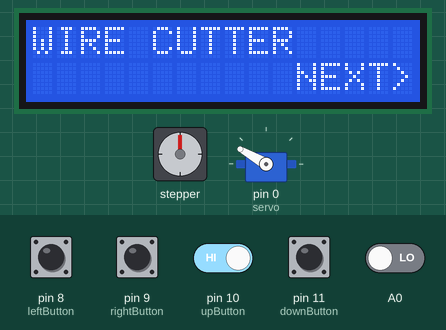
A sketch run on a simulated Arduino Uno, built with avr-gcc and run on an emulated ATmega328P. On the bench: stepper motor, 16×2 character LCD, servo. Wiring (inferred from the names in the program): stepper motor driver (200 steps per turn assumed): step pin 12; direction pin 13. The inputs (shaded band) are chosen by the test bench; at power-on: pin 8 (leftButton), pin 9 (rightButton), pin 10 (upButton), pin 11 (downButton) HIGH, A0 LOW.

Above: at 2.2 s.
2.3 s: pin 9 (rightButton) pulled LOW for 1 s
At 4.4 s:
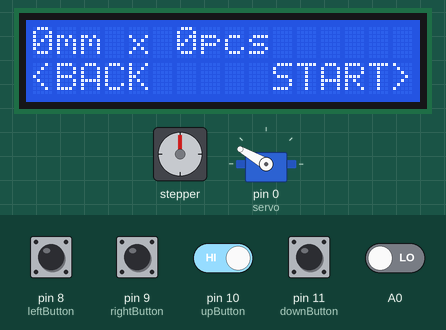
4.9 s: pin 9 (rightButton) pulled LOW for 0.15 s
At 6.3 s:
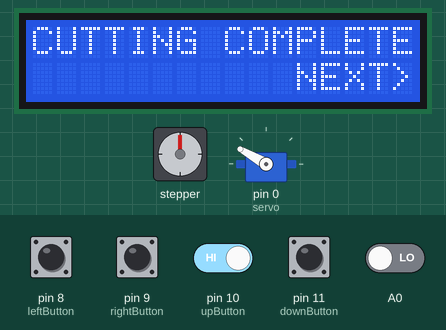
6.6 s: pin 9 (rightButton) driven LOW and pin 10 (upButton) driven LOW
At 8.7 s:
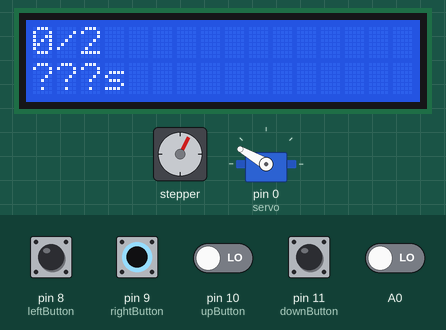
9.6 s: A0 driven HIGH
At 11.9 s:
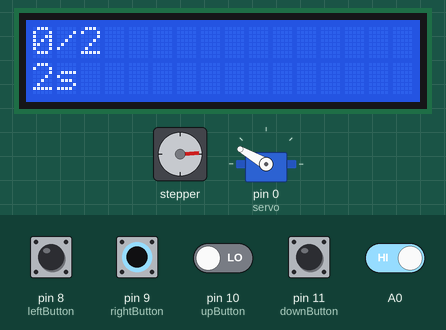
12.6 s: pin 9 (rightButton) driven HIGH
At 15.4 s:
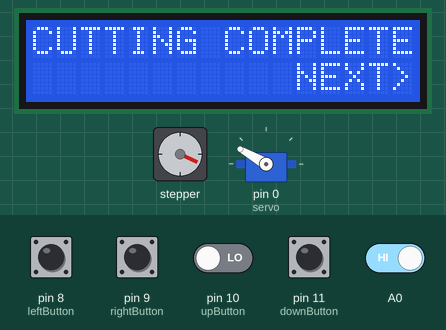
15.6 s: pin 9 (rightButton) driven LOW
At 16.18 s:
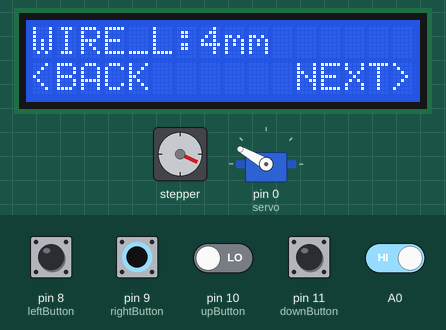
Timing chart, 0 to 22.2 s (numbered marks = the images above; inputs shaded):
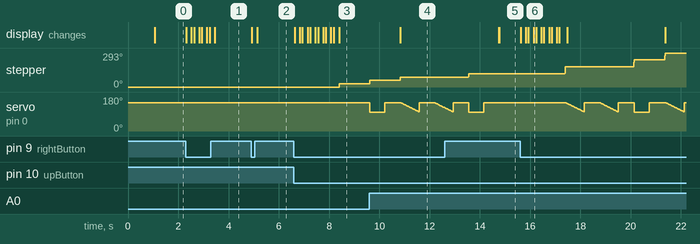

Measured:
- after the input at 2.3 s, the display: first changes at once (image 1 shows a later state)
- after the input at 4.9 s, the display: first changes at once (image 2 shows a later state)
- after the input at 6.6 s, stepper: goes 28° 1.2 s, then 30°, starting after 1.8 s; the display: first changes at once (image 3 shows a later state)
- after the input at 9.6 s, stepper: goes on until 10.8 s, then stays 86°
- after the input at 12.6 s, the display: first differs from a run without the input after 2.2 s (image 5)
- after the input at 15.6 s, stepper: turns 59° clockwise in 0.03 s, then 60° clockwise in 0.03 s, then 59° clockwise in 0.03 s; servo on pin 0 (servo): ramps from 150° to 100° and jumps back, once every 1.4 s; the display: first changes at once (image 6 shows a later state)
- by itself, servo on pin 0 (servo): ramps from 150° to 100° and jumps back, once every 1.2 s

The sketch:

CutterCode.ino
```cpp
/*
 * Name: Denis Leanca
 * Class : CS_207 at the University of Regina *
 *
 * This is an edit by Denis Leanca of the code from the youtube channel "Must Love Science"
 * The changes implemented are:
 *                          a cheaper LCD was implemented with the library included
 *                          The stripping functionality was added by appending a new state in the existing state machine and the cutting state was modified accordingly
 *                          A sense wire was added that needs to be connected to the cutting claw and ground connected to the spool (or length ) of the wire being used.
 *                          This way, when the cutting blade cuts through the insulation, it does not go further.
 *  Materials Used:
 *                  Arduino Uno,
 *                  10k resistor
 *                  Nema17 stpeper motor
 *                  A4988 driver board
 *                  DC to DC variable power supply converter
 *                  a 1602 LCD character display
 *                  4 push buttons
 *                  proto boards
 *                  jumper wires
 *
 *
 */

//------------------------------- librarys ----------------------------------
#include <LiquidCrystal.h> // includes the LiquidCrystal Library
#include <Servo.h>


//------------------------------- lcd ----------------------------------

LiquidCrystal lcd(1, 2, 4, 5, 6, 7); // Creates an LC object. Parameters: (rs, enable, d4, d5, d6, d7)

//------------------------------- stepper ----------------------------------
#define stepPin 12
#define dirPin 13

//------------------------------- servo ----------------------------------
Servo snippers;
#define servo 0
#define openAngle 150
#define closedAngle 100

//------------------------------- input ----------------------------------

#define leftButton 8
#define rightButton 9
#define upButton 10
#define downButton 11

#define senseWire 3

//------------------------------- user settings ----------------------------------
unsigned int wireLength = 0;
unsigned int wireQuantity = 0;
unsigned int stripLength = 0;

//------------------------------- system settings ----------------------------------
int state = 0;
int incrementSpeed = 1;
int previousWireLength = 0;
int previousWireQuantity = 0;
int previousStripLength =0;
//change the mmPerStep thing ?
float mmPerStep = 0.18096;


void setup() {

  lcd.begin(16, 2); //LCD columns and rows

  pinMode(upButton, INPUT_PULLUP);
  pinMode(downButton, INPUT_PULLUP);
  pinMode(leftButton, INPUT_PULLUP);
  pinMode(rightButton, INPUT_PULLUP);

  pinMode(senseWire, INPUT_PULLUP);

  pinMode(stepPin,OUTPUT);
  pinMode(dirPin,OUTPUT);

  snippers.attach(servo);

  snippers.write(openAngle);

  delay(1000);
}

void loop() {


 lcd.clear(); // Clears the display
  if (!digitalRead(rightButton)){
    if(state == 6){
      state = 0;
    }
    else{
      state += 1;
    }
    delay(200);
    lcd.clear();
  }

  if (!digitalRead(leftButton) && state > 0 && state < 5){
    state -=1;
    delay(200);
    lcd.clear();
  }


  switch (state){
    case 0:
      homeScreen();
      break;
    case 1:
       chooseWireLength();
       break;
    case 2:
      chooseWireQuantity();
      break;
    case 3:
      chooseStripLength();
      break;
    case 4:
      confirm();
      break;
    case 5:
      currentlyCutting();
      break;
    case 6:
      finishedCutting();
      break;
  }

}


void homeScreen(){
  lcd.setCursor(0, 0);
  lcd.print("WIRE CUTTER");
  lcd.setCursor(11, 1);
  lcd.print("NEXT>");
  delay(100);
}


void chooseWireLength(){
  wireLength = changeValue(wireLength);

  //clear LCD if required
  if(previousWireLength != wireLength){
    lcd.clear();
    previousWireLength = wireLength;
  }

  //Display information on LCD
  lcd.setCursor(0, 0);
  lcd.print("WIRE_L:" + (String)wireLength + "mm");
  displayNavigation();
}

void chooseWireQuantity(){
  wireQuantity = changeValue(wireQuantity);

  //clear LCD if required
  if(previousWireQuantity != wireQuantity){
    lcd.clear();
    previousWireQuantity = wireQuantity;
  }

  //Display information on LCD
  lcd.setCursor(0, 0);
  lcd.print("WIRE_Q:" + (String)wireQuantity);
  displayNavigation();
}

void chooseStripLength(){

  stripLength = changeValue(stripLength);

  //clear LCD if required
  if(previousStripLength != stripLength){
    lcd.clear();
    previousStripLength = stripLength;
  }

  //Display information on LCD
  lcd.setCursor(0, 0);
  lcd.print("STRIP_L:" + (String)stripLength + "mm");
  displayNavigation();
}


void confirm(){
  lcd.setCursor(0, 0);
  lcd.print((String)wireLength + "mm x " + (String)wireQuantity + "pcs");
  lcd.setCursor(0, 1);
  lcd.print("<BACK");
  lcd.setCursor(10, 1);
  lcd.print("START>");
  delay(100);
}

void currentlyCutting(){
  lcd.setCursor(0, 0);
  lcd.print((String)0 + "/" + (String)wireQuantity);
  lcd.setCursor(0, 1);
  lcd.print("???s");
  int snipperStep =0;
  int stepsToTake = (int)wireLength/mmPerStep;
  int stripStepsToTake = (int)stripLength/mmPerStep;

  for(int i = 0; i < wireQuantity; i++){
    unsigned long timeForOneCycle = millis();

    if(stripLength !=0)
    {
      //subtracting the length of the strip on both sides
      stepsToTake -=stripStepsToTake;
      stepsToTake -=stripStepsToTake;

      //rolls out strip length
      digitalWrite(dirPin,HIGH);
      for(int x = 0; x < stripStepsToTake; x++)
      {
        digitalWrite(stepPin,HIGH);
        delayMicroseconds(500);
        digitalWrite(stepPin,LOW);
        delayMicroseconds(500);
      }

      //this cuts until it touches the wire
      snipperStep =0;
      while((digitalRead(A0) != 0) && ((openAngle-snipperStep) > closedAngle))
      {
        snippers.write(openAngle-snipperStep);
        snipperStep++;
        delay(15);
      }
      snipperStep = 0;
      snippers.write(openAngle);
      delay(600);

      // rolls out the length of the wire
      digitalWrite(dirPin,HIGH);
      for(int x = 0; x < stepsToTake; x++)
      {
        digitalWrite(stepPin,HIGH);
        delayMicroseconds(500);
        digitalWrite(stepPin,LOW);
        delayMicroseconds(500);
      }

      //this cuts until it touches the wire
      snipperStep =0;
      while((digitalRead(A0) != 0) && ((openAngle-snipperStep) > closedAngle))
      {
        snippers.write(openAngle-snipperStep);
        snipperStep++;
        delay(15);
      }
      snipperStep = 0;
      snippers.write(openAngle);
      delay(600);

       //rolls out strip length
      digitalWrite(dirPin,HIGH);
      for(int x = 0; x < stripStepsToTake; x++)
      {
        digitalWrite(stepPin,HIGH);
        delayMicroseconds(500);
        digitalWrite(stepPin,LOW);
        delayMicroseconds(500);
      }

      snippers.write(closedAngle);
      delay(600);
      snippers.write(openAngle);
      delay(600);
    }

    else
    {

    digitalWrite(dirPin,HIGH);
    for(int x = 0; x < stepsToTake; x++) {
      digitalWrite(stepPin,HIGH);
      delayMicroseconds(500);
      digitalWrite(stepPin,LOW);
      delayMicroseconds(500);
    }

    lcd.setCursor(0, 0);
    lcd.print((String)(i+1) + "/" + (String)wireQuantity);

    snippers.write(closedAngle);
    delay(600);
    snippers.write(openAngle);
    delay(600);

    }


    lcd.setCursor(0, 1);

    unsigned long timeRemaining = ((millis() - timeForOneCycle)*(wireQuantity - (i+1)))/1000;
    lcd.print((String)timeRemaining + "s    ");

  }
  wireLength = 0;
  wireQuantity = 0;
  stripLength = 0;
  state = 6;
}

void finishedCutting(){
  lcd.clear();
  lcd.setCursor(0, 0);
  lcd.print("CUTTING COMPLETE");
  lcd.setCursor(11, 1);
  lcd.print("NEXT>");
  delay(100);
}


int changeValue(int currentValue){
  if (!digitalRead(upButton)) {
    currentValue += incrementSpeed;
    incrementSpeed ++;
  }
  if (!digitalRead(downButton)) {
    if(currentValue - incrementSpeed >= 0){
      currentValue -= incrementSpeed;
      incrementSpeed ++;
    }
    else{
      currentValue = 0;
    }
  }
  if (digitalRead(downButton) && digitalRead(upButton)){
    incrementSpeed = 1;
  }
  return currentValue;
}

void displayNavigation(){
  lcd.setCursor(0, 1);
  lcd.print("<BACK");
  lcd.setCursor(11, 1);
  lcd.print("NEXT>");
  delay(100);
}
```
